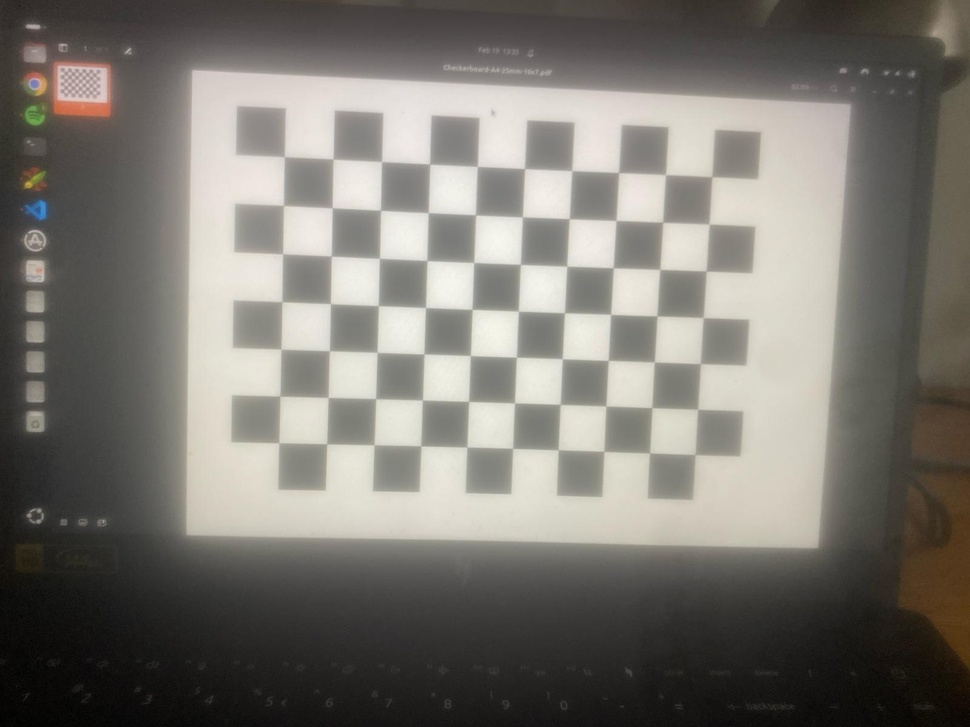
#> input picture task2/checker_images/i1.jpeg, 970 x 727 px, shrunk from 1600 x 1200 before the run; its folder holds only this picture in this run
$ jupyter execute Assignment2c_CameraCalibration_24177075.ipynb
#> lines starting #> are read from the running program, lines starting #| are printed output that depends on the picture; long printed decimals are rounded
# Camera Calibration

Your name: Said Abdalrahim

Your ID number: 24177075

This task is not so difficult. I want to walk you through the steps of the calibration of your own camera using OpenCV. All of the code is provided for you, you only need to make tweaks. But please take the time to read the comments I have added below, as they describe the steps. Refer to the video on camera calibration.

<font color='blue'>

#### Task

Calibrate your mobile phone camera.
1. I have provided a pdf of a checkerboard pattern. Display it on your computer screen, and using your mobile phone camera, capture a bunch of images of the checker pattern (e.g., 7 or 8)
1. Transfer these to your computer, into the folder that this notebook is in (or in a subfolder)
1. Update the path in the code below to point to the images
1. Run the code to calibrate your camera!
1. Read the comments carefully to understand what's going on
1. Print the estimated camera matrix and distortion coefficients (code provided)
1. Draw all of your images, with the coordinate system and the corners overlaid (code provided)

[cell 1]
import numpy as np
import cv2
import glob

# TODO: Point this to your list of images
images = glob.glob('checker_images/*.jpeg')

# termination criteria - don't worry about this too much. What we are doing here
# is setting the criteria by which the training iterations exit. We set a max number
# of iterations (we don't want it to run forever) plus an early exit when the error
# drops below a small value (eps)
criteria = (cv2.TERM_CRITERIA_EPS + cv2.TERM_CRITERIA_MAX_ITER, 30, 0.001)

# This is the number of vertices in the checkerboard pattern. This basically
# tells the findChessboardCorners function what it is looking for. This is correct
# if you use the accompanying checkerboard patter, but you must update this if
# you use your own.
grid_size = (10,7)

# As you know from the lectures, we need to know something physical about the
# calibration target. We need to  know where the corners are in our world
# coordinate system. Well, let's make the top left corner of the calibration
# pattern our world coordinate system, and let's assume that each corner is
# one unit from the other corners - this last bit is a bit odd, but it has no
# impact on the calibration of the intrinsics. Therefore, our "object" points
# are (0,0,0), (1,0,0), (2,0,0) ....,(6,5,0) (object in this case is the
# checkerboard pattern.
objp = np.zeros((grid_size[0]*grid_size[1],3), np.float32)
objp[:,:2] = np.mgrid[0:10,0:7].T.reshape(-1,2)

# When we detect the checkerboard pattern, we will be able to associate
# the image points in each image with the object points. This is a key
# step in calibration, that we are associating the image points with some
# known world points.
# In our case, where we have a single checker pattern that we image multiple
# times, the object points will always be the same. However, you could, in
# theory, have multiple checker patterns within the image, which would have
# different world coordinates. Hence, the algorithsm below expect an
# explicit object point list for each set of image points, even if that leads
# to repeated point lists.
# Arrays to store object points and image points from all the images.
objpoints = [] # 3d point in real world space
imgpoints = [] # 2d points in image plane.

# Let's store the images, also, so we can draw on them afterwards
imgs = []
# Now, we iterate through each checker image
for fname in images:
    # Read each file
    img = cv2.imread(fname)
#> img is the input picture: shape (727, 970, 3); mean B, G, R 113.2, 119.7, 122.9

    # Convert to grayscale
    gray = cv2.cvtColor(img, cv2.COLOR_BGR2GRAY)

    # Find the chess board corners
    ret, corners = cv2.findChessboardCorners(gray, grid_size, None)
#> ret = True; corners = 70 rows, first 8: [283.9, 157.2], [333.1, 159], [381.5, 161.9], [430.5, 164.6], [477.4, 166.5], [525.4, 169.2], [571.5, 170.9], [619, 172.7]

    # If found, add object points, image points (after refining them)
    # Sometimes the function fails to finde the checker corners. We
    # can just ignore images where it isn't found.
    if ret == True:
        # Create our list of object points. As mentioned above, this
        # will just be repeated for every image in our case.
        objpoints.append(objp)

        # The accuracy of our corners is very important. In the find checker
        # function above, we find the corners to pixel level accuracy.
        # However, we want to refine this to subpixel level (I hope you
        # covered subpixel detections in previous courses!)
        corners2 = cv2.cornerSubPix(gray, corners, (11,11), (-1,-1), criteria)
#> corners2 = 70 rows, first 8: [284.4, 156.7], [333.1, 159.1], [381.6, 161.6], [429.6, 164.1], [477.3, 166.4], [524.6, 168.6], [571.7, 170.5], [618.6, 172.6]

        # Now append out image points
        imgpoints.append(corners2)

        # Store the images where we have found the checkers
        imgs.append(img)


# Now, at this point, objpoints and imgpoints contain a correspondence between
# the 3D coordinates of the checker pattern (in a world coordinate that is origin'd
# at the top left of the checker pattern, as discussed). This is the crucial 3D-2D
# correspondence set that we need for calibration.

# Ensure that gray is defined
if len(images) > 0:
    img = cv2.imread(images[0])
    gray = cv2.cvtColor(img, cv2.COLOR_BGR2GRAY)
else:
    raise ValueError("No images found. Please check the path to your images.")

ret, mtx, dist, rvecs, tvecs = cv2.calibrateCamera(objpoints, imgpoints, gray.shape[::-1], None, None)
#> ret = 0.0649; mtx = [[878.6, 0, 485.7], [0, 877.9, 359.1], [0, 0, 1]]; dist = [[0.338, -1.97, 0.00223, -0.00029, 1.64]]; rvecs = ([0.087, -0.0559, 0.0367],); tvecs = ([-4.17, -4.2, 18.45],)

[cell 2]
# Displaying required output
print(" Camera matrix:")
print(mtx)
#| [[878.557    0.         485.728]
#|  [  0.         877.893 359.104 ]
#|  [  0.           0.           1.        ]]

print("\n Distortion coefficient:")
print(dist)
#| [[ 3.37586774e-01 -1.97490245e+00  2.23412609e-03 -2.89710148e-04
#|    1.63640729e+00]]

[cell 3]
import matplotlib.pyplot as plt

# Draw and display the corners and the world coordinates axes
# You should see (cyan) lines connecting all of the corners
# and the world coordinate systems axes should be in red, green and blue
# (red = Z-axis, green = Y-axis, blue = X-axis)

# You can play with these until it looks nice
axes_thickness = 30
corner_line_thickness = 15

for i in range(0,len(objpoints)):
    cv2.polylines(imgs[i], np.array([imgpoints[i][:,0]]).astype(int),
                  False, (0,255,255), corner_line_thickness)
    cv2.drawFrameAxes(imgs[i], mtx, dist, rvecs[i], tvecs[i], 2, axes_thickness)
    plt.figure()
    plt.imshow(imgs[i]);
#> this loop made 1 pass
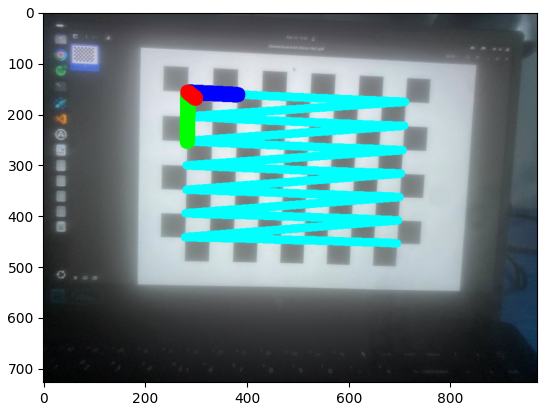
#> figure drawn by matplotlib, 1 panel; B, G, R data is drawn as R, G, B


$ run again, on task2/checker_images/i5.jpeg
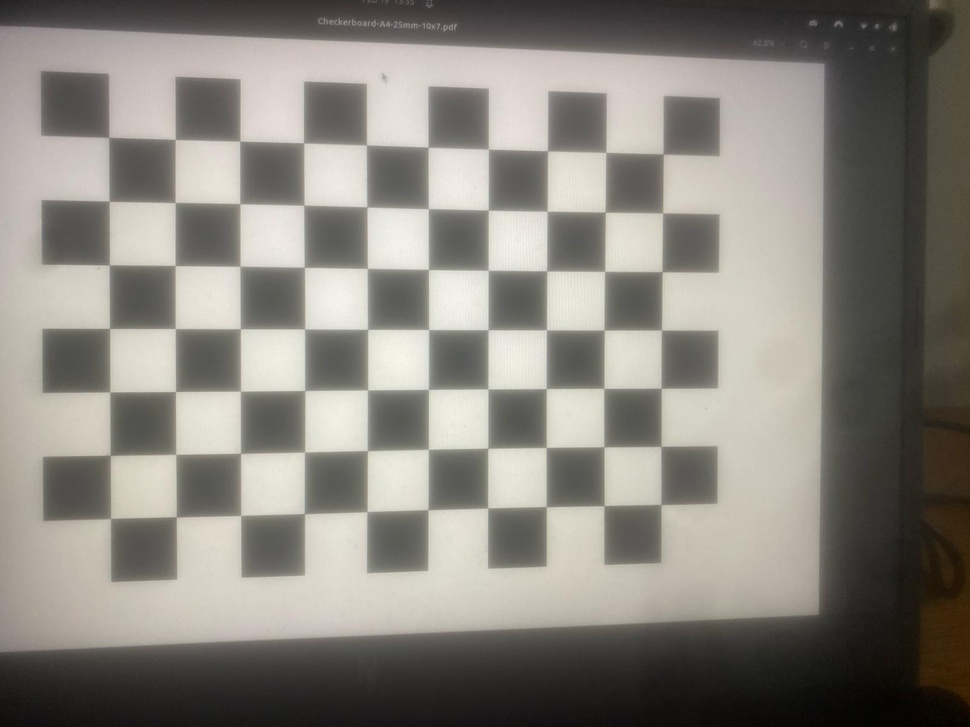
#> input picture task2/checker_images/i5.jpeg, 970 x 727 px, shrunk from 1600 x 1200 before the run
#> img is the input picture: shape (727, 970, 3); mean B, G, R 125.8, 133.1, 136.4
#> `ret, corners = cv2.findChessboardCorners(gray, grid_size, None)`: ret = True; corners = 70 rows, first 8: [108.5, 137.4], [175.3, 139.5], [240.1, 140.9], [303.5, 142.8], [366.5, 145], [427.9, 147.1], [488.3, 149.3], [547.3, 150.7]
#> corners2 = 70 rows, first 8: [108.7, 137.4], [175.2, 139.4], [239.8, 141.1], [303.6, 142.9], [366.5, 144.9], [428.1, 147.2], [488.4, 149.1], [547.5, 150.8]
#> `ret, mtx, dist, rvecs, tvecs = cv2.calibrateCamera(objpoints, imgpoint..`: ret = 0.0884; mtx = [[1084, 0, 489.9], [0, 1076.1, 359], [0, 0, 1]]; dist = [[0.499, -5.13, 0.00138, 0.000135, 15.88]]; rvecs = ([0.0222, -0.169, 0.000142],); tvecs = ([-5.94, -3.48, 17.1],)
#| [[1.08396092e+03 0.00000000e+00 4.89858618e+02]
#|  [0.00000000e+00 1.07606857e+03 3.59018292e+02]
#|  [0.00000000e+00 0.00000000e+00 1.00000000e+00]]
#| [[ 4.99169763e-01 -5.13051166e+00  1.37853794e-03  1.34689579e-04
#|    1.58773982e+01]]
#> the loop `for i in range(0,len(objpoints)):` made 1 pass
#> `[cell 3] import matplotlib.pyplot as plt`:
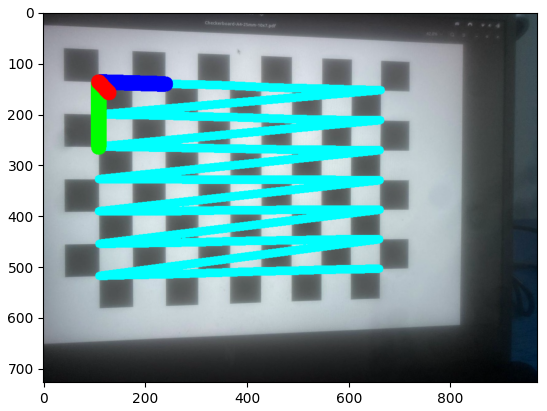
#> figure drawn by matplotlib, 1 panel; B, G, R data is drawn as R, G, B

$ run again, on task2/checker_images/i6.jpeg
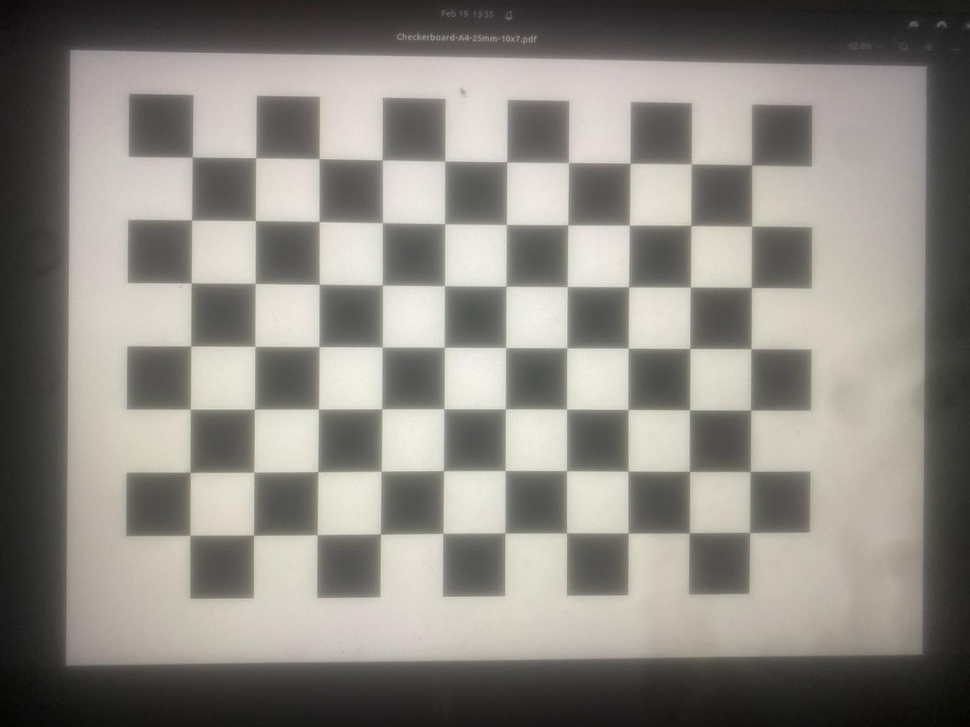
#> input picture task2/checker_images/i6.jpeg, 970 x 727 px, shrunk from 1600 x 1200 before the run
#> img is the input picture: shape (727, 970, 3); mean B, G, R 129.9, 136.5, 139.7
#> `ret, corners = cv2.findChessboardCorners(gray, grid_size, None)`: ret = True; corners = 70 rows, first 8: [192, 157.2], [255.8, 158], [319.2, 158.7], [382.2, 159.9], [445, 160.8], [506.6, 162], [568.5, 162.6], [629.9, 163.2]
#> corners2 = 70 rows, first 8: [192.3, 157.2], [255.7, 157.7], [319.1, 158.7], [382.2, 159.9], [444.7, 161], [506.7, 161.9], [568.5, 162.6], [630, 163.2]
#> `ret, mtx, dist, rvecs, tvecs = cv2.calibrateCamera(objpoints, imgpoint..`: ret = 0.42; mtx = [[19051.3, 0, 474.4], [0, 13883, 363.1], [0, 0, 1]]; dist = [[17.3, 0.487, 0.0211, -0.0205, 0.000228]]; rvecs = ([8.47e-05, -0.753, 0.00432],); tvecs = ([-3.27, -3.27, 221.6],)
#| [[1.90513000e+04 0.00000000e+00 4.74433124e+02]
#|  [0.00000000e+00 1.38830072e+04 3.63100925e+02]
#|  [0.00000000e+00 0.00000000e+00 1.00000000e+00]]
#| [[ 1.73048622e+01  4.87065452e-01  2.11158407e-02 -2.05384190e-02
#|    2.28277834e-04]]
#> the loop `for i in range(0,len(objpoints)):` made 1 pass
#> `[cell 3] import matplotlib.pyplot as plt`:
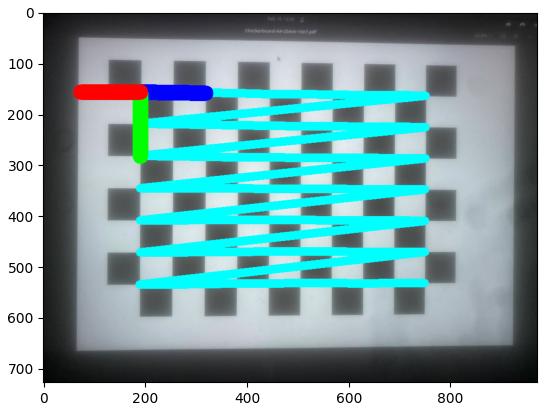
#> figure drawn by matplotlib, 1 panel; B, G, R data is drawn as R, G, B

$ run again, on task2/checker_images/i7.jpeg
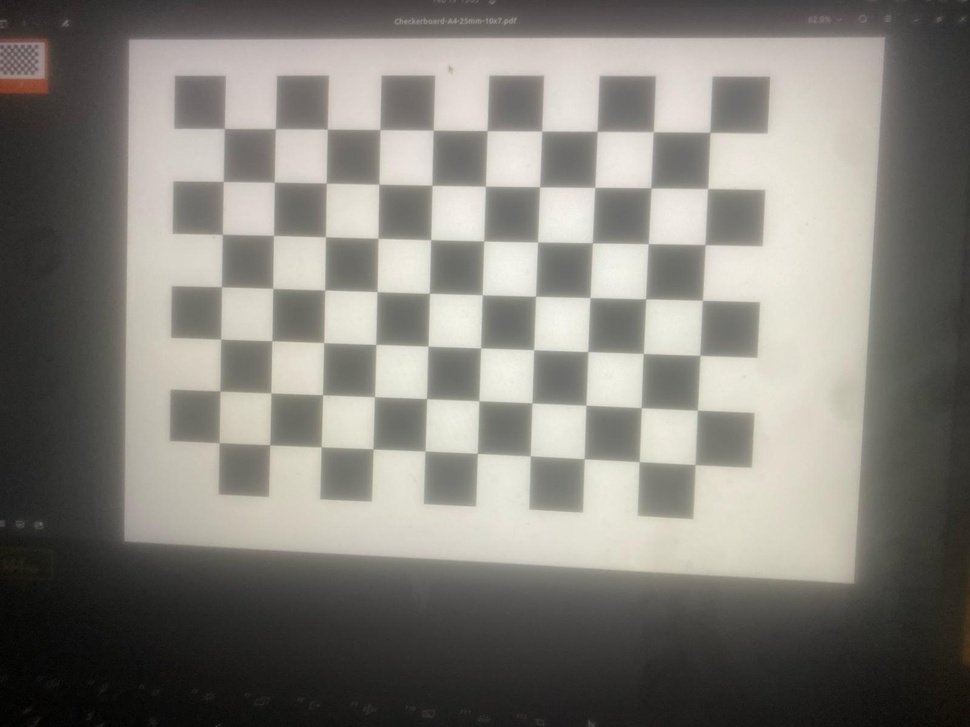
#> input picture task2/checker_images/i7.jpeg, 970 x 727 px, shrunk from 1600 x 1200 before the run
#> img is the input picture: shape (727, 970, 3); mean B, G, R 121.8, 128.3, 130.9
#> `ret, corners = cv2.findChessboardCorners(gray, grid_size, None)`: ret = True; corners = 70 rows, first 8: [224.6, 128.3], [275.2, 128.7], [327.1, 129.3], [379.8, 129.5], [433.1, 130.3], [487.2, 131], [541.5, 131.3], [597.2, 131.4]
#> corners2 = 70 rows, first 8: [224.3, 128.5], [275.4, 128.7], [327.3, 129.1], [379.9, 129.6], [433.2, 130.2], [487.1, 130.6], [541.7, 131], [597.1, 131.3]
#> `ret, mtx, dist, rvecs, tvecs = cv2.calibrateCamera(objpoints, imgpoint..`: ret = 0.0644; mtx = [[743.9, 0, 485.3], [0, 742.2, 359.6], [0, 0, 1]]; dist = [[0.271, -1.43, 0.00125, -0.000976, 2.26]]; rvecs = ([0.0457, 0.0914, 0.0332],); tvecs = ([-4.94, -4.39, 14.3],)
#| [[743.898   0.         485.254]
#|  [  0.         742.191 359.594]
#|  [  0.           0.           1.        ]]
#| [[ 2.71377866e-01 -1.42828101e+00  1.25385777e-03 -9.75545446e-04
#|    2.25568796e+00]]
#> the loop `for i in range(0,len(objpoints)):` made 1 pass
#> `[cell 3] import matplotlib.pyplot as plt`:
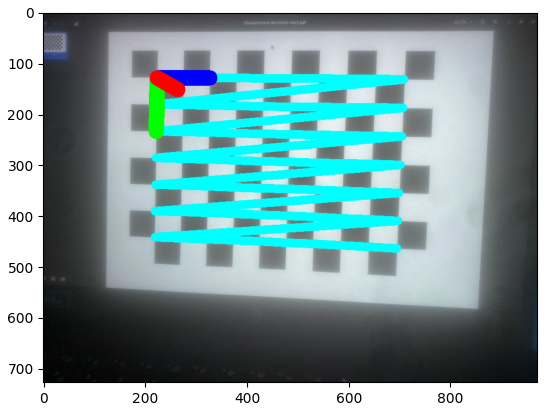
#> figure drawn by matplotlib, 1 panel; B, G, R data is drawn as R, G, B

$ run again, on task2/checker_images/i2.jpeg
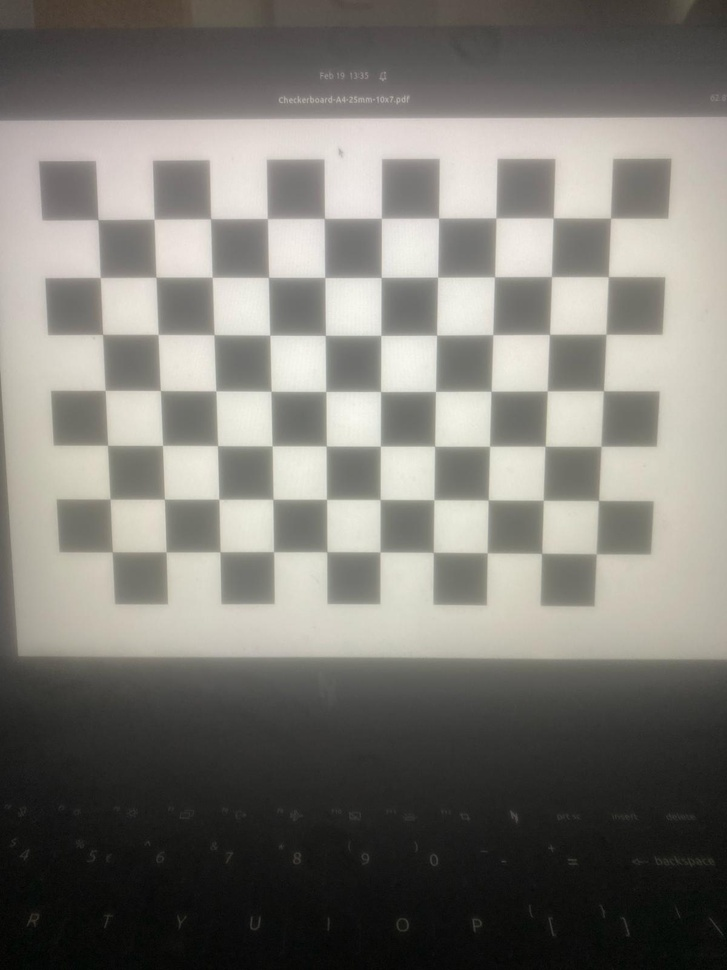
#> input picture task2/checker_images/i2.jpeg, 727 x 970 px, shrunk from 1200 x 1600 before the run
#> img is the input picture: shape (970, 727, 3); mean B, G, R 116.8, 122.9, 125.1
#> `ret, corners = cv2.findChessboardCorners(gray, grid_size, None)`: ret = True; corners = 70 rows, first 8: [97.53, 220.3], [154.1, 219.3], [210.7, 218.8], [267.2, 218.6], [324.3, 218.3], [381.5, 218.3], [438.4, 218.4], [496, 218]
#> corners2 = 70 rows, first 8: [97.93, 219.6], [154.1, 219.2], [210.6, 218.7], [267.4, 218.6], [324.4, 218.4], [381.4, 218.3], [438.6, 218], [495.9, 217.9]
#> `ret, mtx, dist, rvecs, tvecs = cv2.calibrateCamera(objpoints, imgpoint..`: ret = 0.0664; mtx = [[649.7, 0, 362.1], [0, 648.3, 471.4], [0, 0, 1]]; dist = [[0.214, -0.92, -0.000146, -0.000727, 1.18]]; rvecs = ([0.118, 0.0154, 0.0015],); tvecs = ([-4.66, -4.45, 11.63],)
#| [[649.667    0.         362.077]
#|  [  0.         648.284 471.401]
#|  [  0.           0.           1.        ]]
#| [[ 2.14446433e-01 -9.20080496e-01 -1.46175609e-04 -7.26873332e-04
#|    1.18389217e+00]]
#> the loop `for i in range(0,len(objpoints)):` made 1 pass
#> `[cell 3] import matplotlib.pyplot as plt`:
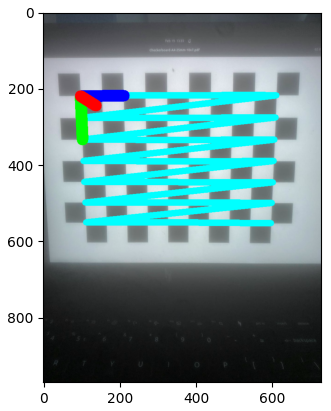
#> figure drawn by matplotlib, 1 panel; B, G, R data is drawn as R, G, B
